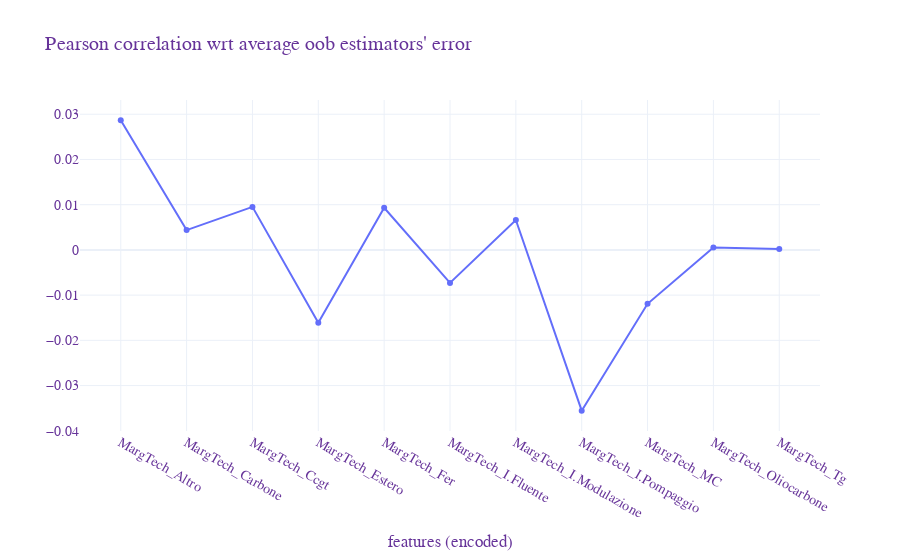
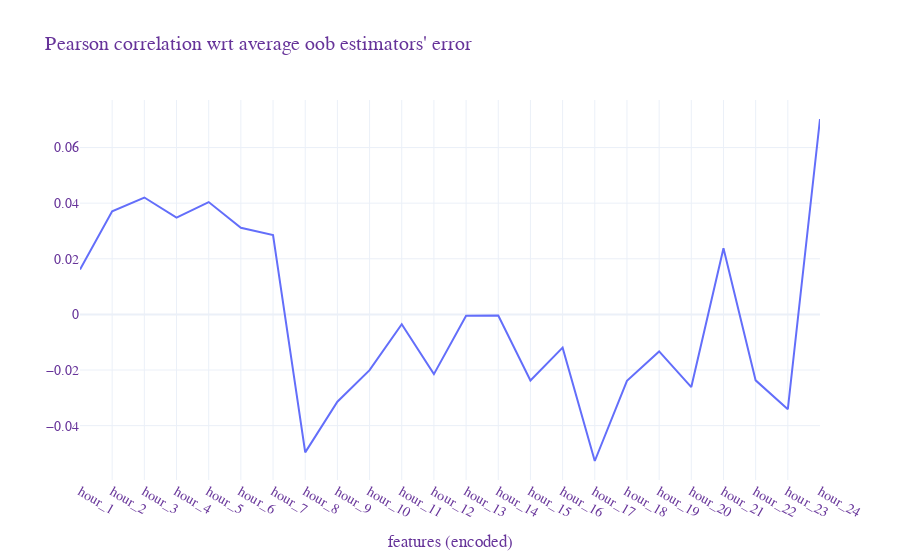
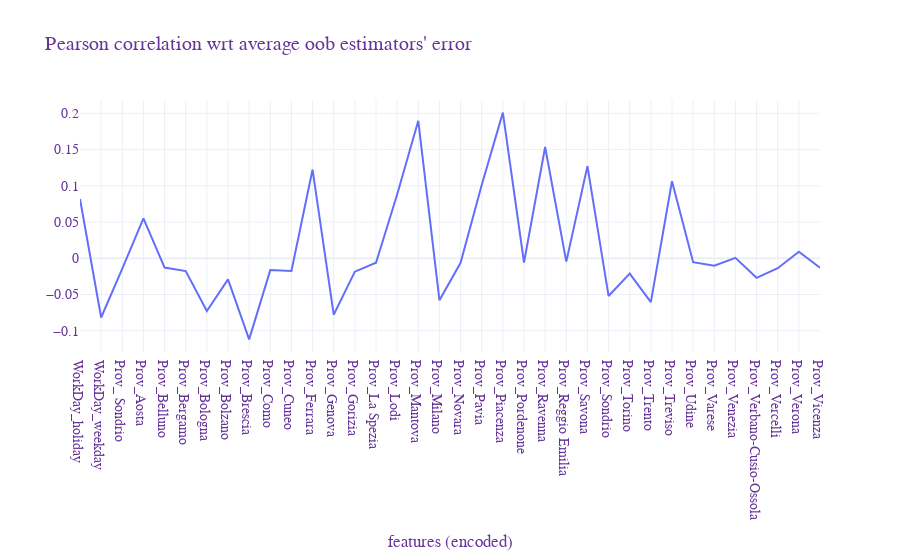

The notebook cell saved with these charts, in order:
### Code cell
### 4) Extract daytime specific related oob errors
# Correlation btw average error and model features - classification
X_train_encoded['av_err']=X_oob_cla.abs().sum(axis=1)/X_oob_cla.count(axis=1) # axis=1 --> in orizzonatale
corr=X_train_encoded.astype(float).corr(method='pearson')
#fig = go.Figure(data=go.Heatmap(z=corr.values,x=corr.index,y=corr.columns,hoverongaps = False))
#fig.show()

fig=go.Figure(data=go.Scatter(x=corr.columns[:11], y=corr.values[:11,91]))
fig.update_layout(title="Pearson correlation wrt average oob estimators' error",
                  xaxis_title="features (encoded)",
                  font=dict(family="Times New Roman, monospace",size=14,color="RebeccaPurple"),
                  template="plotly_white")
fig.show()

fig=go.Figure(data=go.Scatter(x=corr.columns[11:35], y=corr.values[11:35,91]))
fig.update_layout(title="Pearson correlation wrt average oob estimators' error",
                  xaxis_title="features (encoded)",
                  font=dict(family="Times New Roman, monospace",size=14,color="RebeccaPurple"),
                  template="plotly_white")
fig.show()

fig=go.Figure(data=go.Scatter(x=corr.columns[35:71], y=corr.values[35:71,91]))
fig.update_layout(title="Pearson correlation wrt average oob estimators' error",
                  xaxis_title="features (encoded)",
                  font=dict(family="Times New Roman, monospace",size=14,color="RebeccaPurple"),
                  template="plotly_white")
fig.show()

fig=go.Figure(data=go.Scatter(x=corr.columns[71:], y=corr.values[71:-1,91]))
fig.update_layout(title="Pearson correlation wrt average oob estimators' error",
                  xaxis_title="features (encoded)",
                  font=dict(family="Times New Roman, monospace",size=14,color="RebeccaPurple"),
                  template="plotly_white")
fig.show()

### Figure 1 — Plotly figure (JSON) as saved in the notebook; plotly's stock layout.template omitted (floating-point values rounded to 4 significant figures)
{"data": [{"type": "scatter", "x": ["MargTech_Altro", "MargTech_Carbone", "MargTech_Ccgt", "MargTech_Estero", "MargTech_Fer", "MargTech_I.Fluente", "MargTech_I.Modulazione", "MargTech_I.Pompaggio", "MargTech_MC", "MargTech_Oliocarbone", "MargTech_Tg"], "y": [0.02866, 0.004374, 0.009513, -0.01609, 0.009328, -0.007303, 0.006614, -0.03556, -0.01192, 0.0005353, 0.0001958]}], "layout": {"font": {"color": "RebeccaPurple", "family": "Times New Roman, monospace", "size": 14}, "title": {"text": "Pearson correlation wrt average oob estimators' error"}, "xaxis": {"title": {"text": "features (encoded)"}}}}

### Figure 2 — Plotly figure (JSON) as saved in the notebook; plotly's stock layout.template omitted (floating-point values rounded to 4 significant figures)
{"data": [{"type": "scatter", "x": ["hour_1", "hour_2", "hour_3", "hour_4", "hour_5", "hour_6", "hour_7", "hour_8", "hour_9", "hour_10", "hour_11", "hour_12", "hour_13", "hour_14", "hour_15", "hour_16", "hour_17", "hour_18", "hour_19", "hour_20", "hour_21", "hour_22", "hour_23", "hour_24"], "y": [0.01614, 0.03707, 0.04204, 0.03481, 0.0404, 0.03117, 0.02853, -0.04961, -0.0314, -0.02006, -0.003535, -0.02148, -0.0004567, -0.0004421, -0.02377, -0.01195, -0.05272, -0.02391, -0.01331, -0.02614, 0.02382, -0.02373, -0.03407, 0.07027]}], "layout": {"font": {"color": "RebeccaPurple", "family": "Times New Roman, monospace", "size": 14}, "title": {"text": "Pearson correlation wrt average oob estimators' error"}, "xaxis": {"title": {"text": "features (encoded)"}}}}

### Figure 3 — Plotly figure (JSON) as saved in the notebook; plotly's stock layout.template omitted (floating-point values rounded to 4 significant figures)
{"data": [{"type": "scatter", "x": ["WorkDay_holiday", "WorkDay_weekday", "Prov_ Sondrio", "Prov_Aosta", "Prov_Belluno", "Prov_Bergamo", "Prov_Bologna", "Prov_Bolzano", "Prov_Brescia", "Prov_Como", "Prov_Cuneo", "Prov_Ferrara", "Prov_Genova", "Prov_Gorizia", "Prov_La Spezia", "Prov_Lodi", "Prov_Mantova", "Prov_Milano", "Prov_Novara", "Prov_Pavia", "Prov_Piacenza", "Prov_Pordenone", "Prov_Ravenna", "Prov_Reggio Emilia", "Prov_Savona", "Prov_Sondrio", "Prov_Torino", "Prov_Trento", "Prov_Treviso", "Prov_Udine", "Prov_Varese", "Prov_Venezia", "Prov_Verbano-Cusio-Ossola", "Prov_Vercelli", "Prov_Verona", "Prov_Vicenza"], "y": [0.08173, -0.08173, -0.0144, 0.05498, -0.01283, -0.01763, -0.07278, -0.0291, -0.112, -0.01633, -0.01755, 0.1224, -0.07787, -0.01851, -0.006085, 0.08801, 0.1897, -0.05781, -0.006228, 0.1011, 0.201, -0.005844, 0.1535, -0.0046, 0.1271, -0.052, -0.02111, -0.06057, 0.1062, -0.005377, -0.01016, 0.0005249, -0.02701, -0.01367, 0.009091, -0.01303]}], "layout": {"font": {"color": "RebeccaPurple", "family": "Times New Roman, monospace", "size": 14}, "title": {"text": "Pearson correlation wrt average oob estimators' error"}, "xaxis": {"title": {"text": "features (encoded)"}}}}
